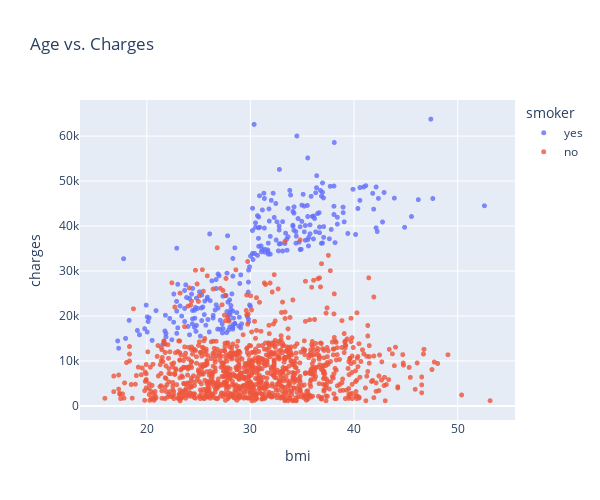

Notebook code for this chart:
### Markdown cell above
### **BMI vs Charges**

### Code cell
fig = px.scatter(df
                 ,x='bmi'
                 ,y='charges'
                 ,color='smoker' 
                 ,opacity=0.8
                 ,hover_data=['sex'] 
                 ,title='Age vs. Charges'
                 ,width= 600
                 ,height=500)
fig.update_traces(marker_size=5)
fig.show()

### Figure 1 — Plotly figure (JSON) as saved in the notebook; plotly's stock layout.template omitted (floating-point values rounded to 4 significant figures; data arrays with more than 128 entries replaced by an {"elided": "..."} marker saying what was removed)
{"data": [{"customdata": {"elided": "274x1 str values"}, "hovertemplate": "smoker=yes<br>bmi=%{x}<br>charges=%{y}<br>sex=%{customdata[0]}<extra></extra>", "legendgroup": "yes", "marker": {"color": "#636efa", "opacity": 0.8, "size": 5, "symbol": "circle"}, "mode": "markers", "name": "yes", "showlegend": true, "type": "scattergl", "x": {"elided": "274 float values"}, "xaxis": "x", "y": {"elided": "274 float values"}, "yaxis": "y"}, {"customdata": {"elided": "1064x1 str values"}, "hovertemplate": "smoker=no<br>bmi=%{x}<br>charges=%{y}<br>sex=%{customdata[0]}<extra></extra>", "legendgroup": "no", "marker": {"color": "#EF553B", "opacity": 0.8, "size": 5, "symbol": "circle"}, "mode": "markers", "name": "no", "showlegend": true, "type": "scattergl", "x": {"elided": "1064 float values"}, "xaxis": "x", "y": {"elided": "1064 float values"}, "yaxis": "y"}], "layout": {"height": 500, "legend": {"title": {"text": "smoker"}, "tracegroupgap": 0}, "title": {"text": "Age vs. Charges"}, "width": 600, "xaxis": {"anchor": "y", "domain": [0, 1], "title": {"text": "bmi"}}, "yaxis": {"anchor": "x", "domain": [0, 1], "title": {"text": "charges"}}}}
